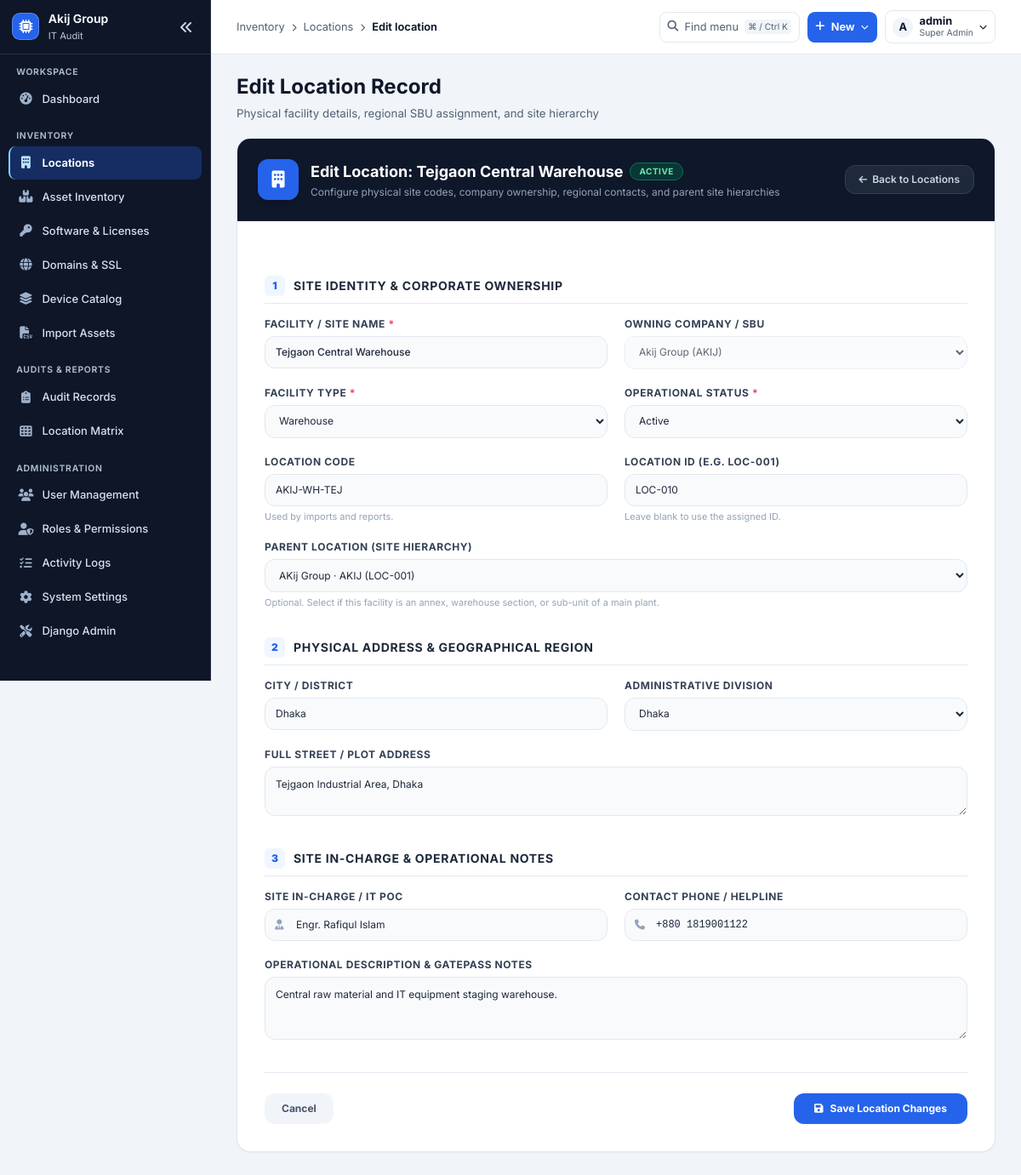
Page /locations/6/edit/ (signed in) on the earlier database version.
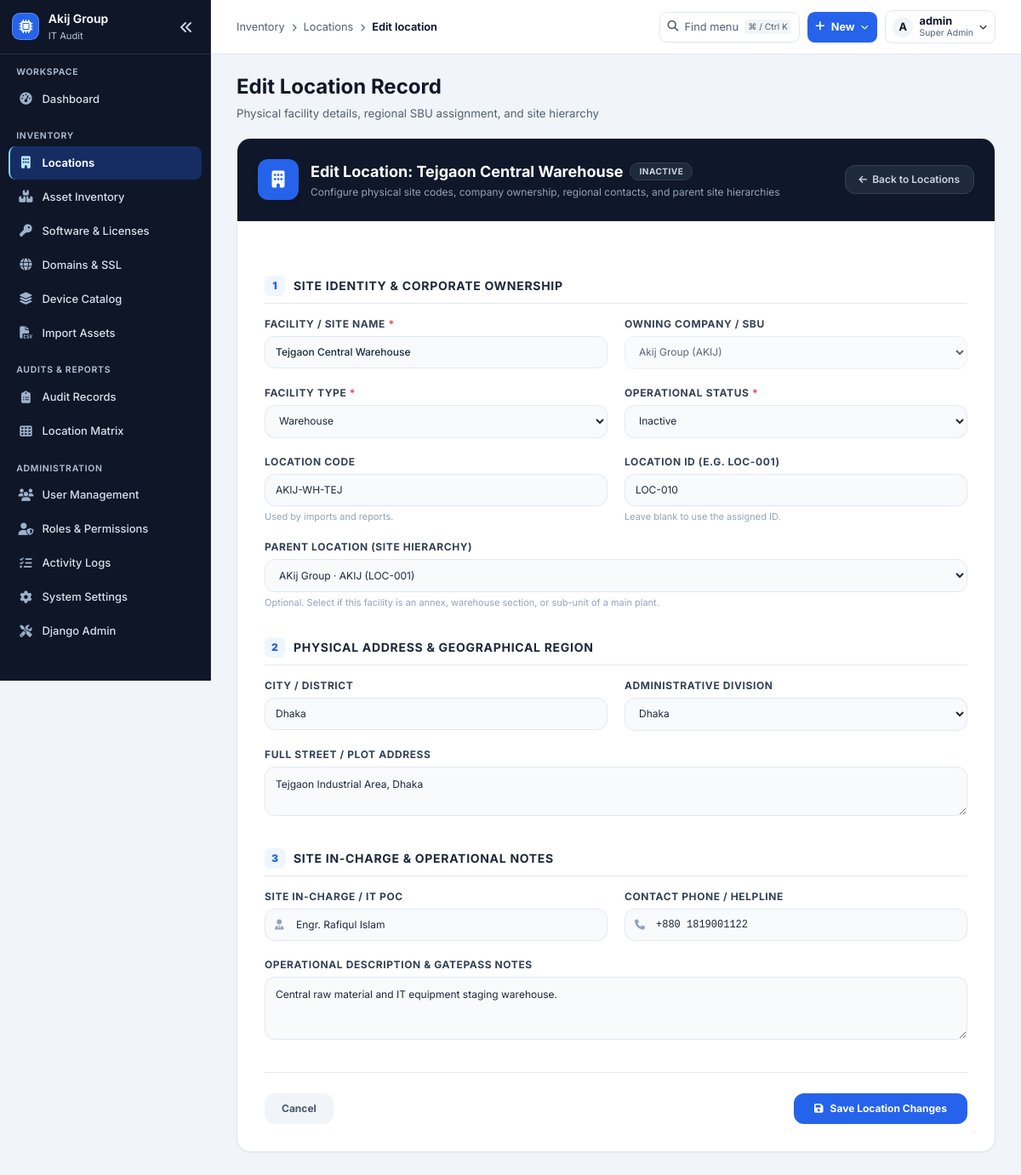
Same page on the later database version.
### apps/locations/views.py (the view, shortened to what this page needs)
# urls.py: path('locations/<int:loc_id>/edit/', location_create_or_edit_view, name='location_edit'),
@roles_required(*CENTRAL_ROLES)
@require_http_methods(['GET', 'HEAD', 'POST'])
def location_create_or_edit_view(request, loc_id=None):
    location = get_object_or_404(Location.objects.select_related('company'), pk=loc_id) if loc_id else None
    config = request_preferences(request)
    active_companies = Company.objects.filter(is_active=True).order_by('name')
    default_company = (
        location.company if location else
        active_companies.filter(pk=config.get('default_company')).first() or active_companies.first()
    )
    form = LocationForm(
        request.POST if request.method == 'POST' else None,
        instance=location,
        default_company=default_company,
    )
    return render(request, 'locations/location_form.html', {'location': location, 'form': form})

### apps/accounts/access.py (called while the page is built, shortened)
def role_for(user):
    if not user.is_authenticated or not user.is_active:
        return None
    if user.is_superuser:
        return Role.SUPER_ADMIN

def roles_required(*roles):
    def decorate(view):
        @login_required
        @wraps(view)
        def checked(request, *args, **kwargs):
            if role_for(request.user) not in roles:
                raise PermissionDenied
            return view(request, *args, **kwargs)
        return checked
    return decorate

### apps/accounts/administration.py (called while the page is built)
def navigation(request):
    role = role_for(request.user)
    label = Role(role).label if role else ''
    if role in (Role.HO_ADMIN, *LOCAL_TYPES) and request.user.profile.custom_role_id:
        label = request.user.profile.role_label
    return {
        'portal': request_preferences(request),
        'can_administrate': role in CENTRAL_ROLES,
        'has_operational_access': role in DASHBOARD_ROUTES,
        'administration_role': label,
        **portal_navigation(request, role),
    }

### apps/common/models.py (called while the page is built)
    @classmethod
    def current(cls):
        return cls.objects.filter(pk=1).first() or cls(pk=1)

### apps/locations/models.py (called while the page is built)
    def __str__(self):
        return f"{self.name} ({self.short_code})"

### templates/locations/location_form.html (shortened to what the changed rows need)
{% extends 'base.html' %}
{% load static %}
{% block header_title %}{% if location %}Edit Location Record{% else %}Register New Location{% endif %}{% endblock %}
{% block content %}
<div class="max-w-4xl mx-auto space-y-6">
    <div class="bg-white rounded-2xl border border-slate-200 shadow-sm overflow-hidden">
        <div class="p-6 bg-slate-900 text-white flex flex-wrap items-center justify-between gap-4 border-b border-slate-800">
            <div class="flex items-center space-x-3.5">
                <div>
                    <div class="flex items-center gap-2">
                        <h3 class="font-bold text-lg">
                            {% if location %}Edit Location: {{ location.name }}{% else %}Register New Facility{% endif %}
                        </h3>
                        {% if location %}
                        <span class="px-2.5 py-0.5 rounded-full text-[10px] font-bold uppercase tracking-wider
                            {% if location.is_active %}bg-emerald-900/60 text-emerald-300 border border-emerald-700
                            {% else %}bg-slate-800 text-slate-300 border border-slate-700{% endif %}">
                            {% if location.is_active %}Active{% else %}Inactive{% endif %}
                        </span>
                        {% endif %}
                    </div>
                </div>
            </div>
        </div>
        <form method="POST" class="p-6 md:p-8 space-y-8" id="location-form">
            <div>
                <div class="grid grid-cols-1 md:grid-cols-2 gap-5">
                    <div>
                        <label class="block text-xs font-bold text-slate-700 uppercase tracking-wider mb-1.5">
                            Operational Status <span class="text-rose-500">*</span>
                        </label>
                        {{ form.status }}
                    </div>
                </div>
            </div>
        </form>
    </div>
</div>
{% endblock %}

Differences in the rows shown:
changed Location "Tejgaon Central Warehouse": is_active True → False (drawn)
Other differences:
form field status: "Active" → "Inactive"
text no longer shown: "ACTIVE"
text now shown: "INACTIVE"
